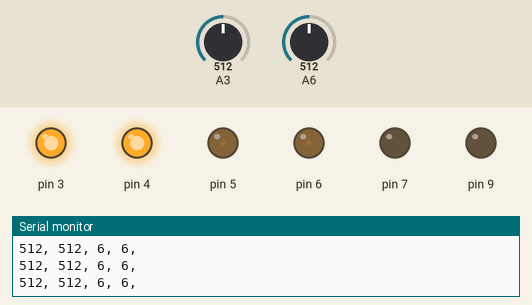
Recording of a sketch running on a simulated Arduino Uno, built with avr-gcc and run on an emulated ATmega328P. Shown: output pins drawn as LEDs (lit = HIGH), the last lines printed to the serial monitor. Inputs (shaded band) come from the test bench; at power-on: A3 = 512, A6 = 512.

Above: at 1.2 s.
1.3 s: A3 set to 716
At 2.5 s:
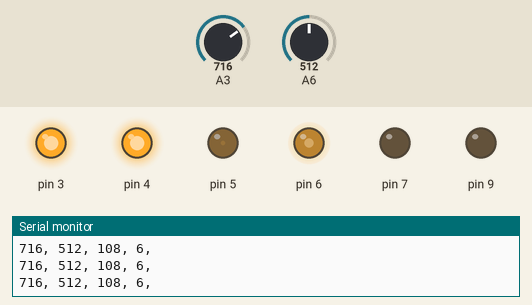
2.8 s: A6 set to 716
At 4.0 s:
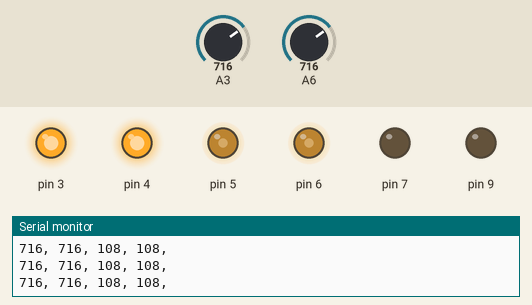
4.3 s: A3 set to 511
At 4.7 s:
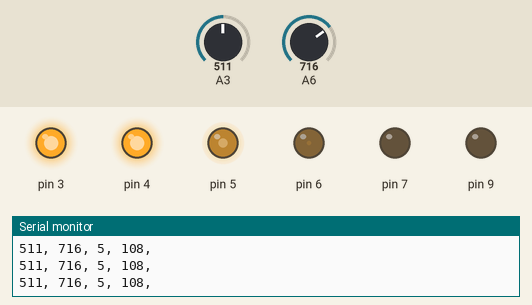
5.8 s: A6 set to 0
At 6.1 s:
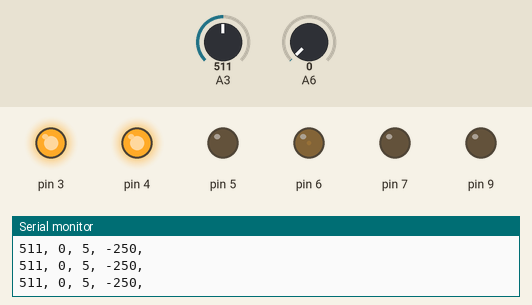
7.3 s: A3 set to 306
At 8.5 s:
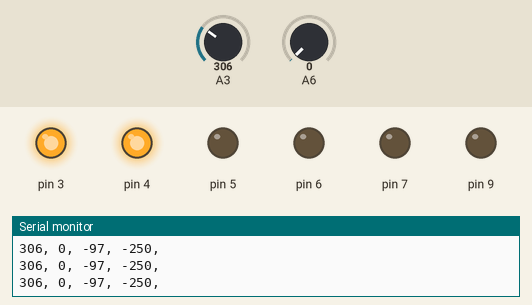
8.8 s: A6 set to 488
11.8 s: A6 set to 510
At 12.9 s:
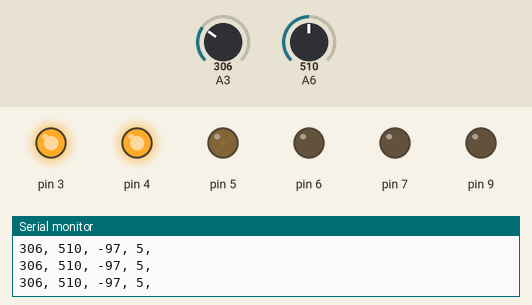
Timing chart, 0 to 14.3 s (numbered marks = the images above; inputs shaded):
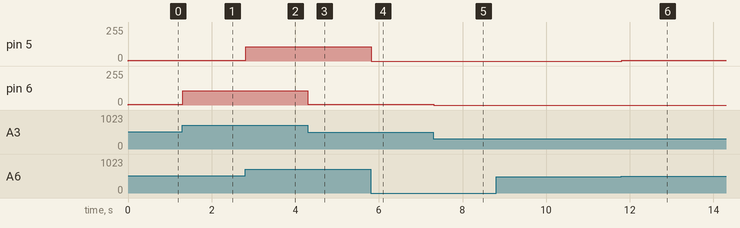

Measured:
- after the input at 1.3 s, pin 6: 6/255 → 108/255 at once
- after the input at 2.8 s, pin 5: 6/255 → 108/255 at once
- after the input at 4.3 s, pin 6: 108/255 → 5/255 at once
- after the input at 5.8 s, pin 5: 108/255 → 0/255 at once
- after the input at 7.3 s, pin 6: 5/255 → 0/255 at once
- after the input at 11.8 s, pin 5: 0/255 → 5/255 at once

The sketch:

HardwareTestFloorSensors.ino
```cpp
#include <BookWorm.h>

void setup() {
  // put your setup code here, to run once:
  BookWorm.begin(); // sets up the pin directions on the robot circuit
}

void loop() {
  // put your main code here, to run repeatedly:

  // read both side sensors, save them into variables
  int leftSensor = BookWorm.readSensorLeftFloor();
  int rightSensor = BookWorm.readSensorRightFloor();

  // the sensor readings are 0 to 1023,
  // the LED brightness values must be 0 to 255
  // even if the sensor is over a black surface, it will read a slightly high value
  // so we do a bit of math, subtract some from the reading, before dividing it
  int leftBrightness = (leftSensor - 500) / 2;
  int rightBrightness = (rightSensor - 500) / 2;

  // set the LED brightness
  BookWorm.setLedLeft(leftBrightness);
  BookWorm.setLedRight(rightBrightness);

  // debug output to serial monitor
  Serial.print(leftSensor, DEC); Serial.print(", ");
  Serial.print(rightSensor, DEC); Serial.print(", ");
  Serial.print(leftBrightness, DEC); Serial.print(", ");
  Serial.print(rightBrightness, DEC); Serial.print(", ");
  Serial.println(); // new line
}
```

BookWormMove.cpp
```cpp
#include <Arduino.h>
#include "BookWorm.h"
#include "ContinuousServo.h"

extern ContinuousServo servoLeft;
extern ContinuousServo servoRight;

#ifndef usToTicks
#define usToTicks(_us)    (( clockCyclesPerMicrosecond()* _us) / 8)     // converts microseconds to tick (assumes prescale of 8)  // 12 Aug 2009
#endif
#ifndef ticksToUs
#define ticksToUs(_ticks) (( (unsigned)_ticks * 8)/ clockCyclesPerMicrosecond() ) // converts from ticks back to microseconds
#endif
#ifndef TRIM_DURATION
#define TRIM_DURATION       2                               // compensation ticks to trim adjust for digitalWrite delays // 12 August 2009
#endif

#define SERVO_CENTER_TICKS    (usToTicks(1500 - TRIM_DURATION))

#define SERVO_ACCELERATION_LIMIT 2

static unsigned int servoDeadzoneLeft = 0;
static unsigned int servoDeadzoneRight = 0;
static signed int servoBiasLeft = 0;
static signed int servoBiasRight = 0;
static bool servoStoppedNoPulse = true;

void cBookWorm::move(signed int left, signed int right)
{
	moveLeftServo(left);
	moveRightServo(right);
}

void cBookWorm::moveLeftServo(signed int x)
{
	signed int ticks = SERVO_CENTER_TICKS;
	if (x > 0) {
		ticks += x;
		ticks += servoDeadzoneLeft;
		ContinuousServo_BothForward |= (1 << 1);
	}
	else if (x <= 0) {
		ticks += x;
		ticks -= servoDeadzoneLeft;
		ContinuousServo_BothForward &= ~(1 << 1);
	}
	if (x == 0 && servoStoppedNoPulse != false) {
		servoLeft.deactivate();
	}
	else {
		servoLeft.activate();
	}
	ticks += servoBiasLeft;
	servoLeft.writeTicks(ticks);
}

void cBookWorm::moveRightServo(signed int x)
{
	signed int ticks = SERVO_CENTER_TICKS;
	x *= -1; // flip
	if (x > 0) {
		ticks += x;
		ticks += servoDeadzoneRight;
		ContinuousServo_BothForward |= (1 << 0);
	}
	else if (x <= 0) {
		ticks += x;
		ticks -= servoDeadzoneRight;
		ContinuousServo_BothForward &= ~(1 << 0);
	}
	if (x == 0 && servoStoppedNoPulse != false) {
		servoRight.deactivate();
	}
	else {
		servoRight.activate();
	}
	ticks += servoBiasRight;
	servoRight.writeTicks(ticks);
}

#define BOOKWORM_MOVEMIXED_INPUT_LIMIT 1023
#define BOOKWORM_MOVEMIXED_OUTPUT_SCALE 0.3
void cBookWorm::moveMixed(signed int throttle, signed int steer)
{
	signed int left, right;
	calcMix(throttle, steer, &left, &right);
	move(left, right);
}

void cBookWorm::calcMix(signed int throttle, signed int steer, signed int * left, signed int * right)
{
	double throttled, steerd;
	double diff;
	double leftd, rightd;

	if (throttle > BOOKWORM_MOVEMIXED_INPUT_LIMIT) {
		throttle = BOOKWORM_MOVEMIXED_INPUT_LIMIT;
	}
	else if (throttle < -BOOKWORM_MOVEMIXED_INPUT_LIMIT) {
		throttle = -BOOKWORM_MOVEMIXED_INPUT_LIMIT;
	}

	if (steer > BOOKWORM_MOVEMIXED_INPUT_LIMIT) {
		steer = BOOKWORM_MOVEMIXED_INPUT_LIMIT;
	}
	else if (steer < -BOOKWORM_MOVEMIXED_INPUT_LIMIT) {
		steer = -BOOKWORM_MOVEMIXED_INPUT_LIMIT;
	}

	throttled = throttle;
	steerd = steer;

	leftd = steerd;
	rightd = -steerd;
	leftd += throttled;
	rightd += throttled;
	leftd *= BOOKWORM_MOVEMIXED_OUTPUT_SCALE;
	rightd *= BOOKWORM_MOVEMIXED_OUTPUT_SCALE;

	*left = (signed int)lround(leftd);
	*right = (signed int)lround(rightd);
}

void cBookWorm::setAccelLimit(unsigned int accel)
{
	servoLeft.setAccel(accel);
	servoRight.setAccel(-accel);
}

void cBookWorm::enableAccelLimit(void)
{
	setAccelLimit(SERVO_ACCELERATION_LIMIT);
}

void cBookWorm::disableAccelLimit(void)
{
	setAccelLimit(0);
}

void cBookWorm::setServoDeadzoneLeft(unsigned int x)
{
	servoDeadzoneLeft = x;
}

void cBookWorm::setServoDeadzoneRight(unsigned int x)
{
	servoDeadzoneRight = x;
}

void cBookWorm::setServoBiasLeft(signed int x)
{
	servoBiasLeft = x;
}

void cBookWorm::setServoBiasRight(signed int x)
{
	servoBiasRight = x;
}

void cBookWorm::setServoStoppedNoPulse(bool x)
{
	servoStoppedNoPulse = x;
}
```

BookWormPrintf.cpp
```cpp
#include <Arduino.h>
#include "BookWorm.h"
#include <avr/pgmspace.h>
#include "WString.h"

static int printf_putchar(char c, FILE *fp)
{
	Serial.write((uint8_t)c);
	return 0;
}

int cBookWorm::printf(const char *format, ...)
{
	FILE f;
	va_list ap;

	fdev_setup_stream(&f, printf_putchar, NULL, _FDEV_SETUP_WRITE);
	fdev_set_udata(&f, this);
	va_start(ap, format);
	return vfprintf(&f, format, ap);
}

int cBookWorm::printf(const __FlashStringHelper *format, ...)
{
	FILE f;
	va_list ap;

	fdev_setup_stream(&f, printf_putchar, NULL, _FDEV_SETUP_WRITE);
	fdev_set_udata(&f, this);
	va_start(ap, format);
	return vfprintf_P(&f, (const char *)format, ap);
}
```
